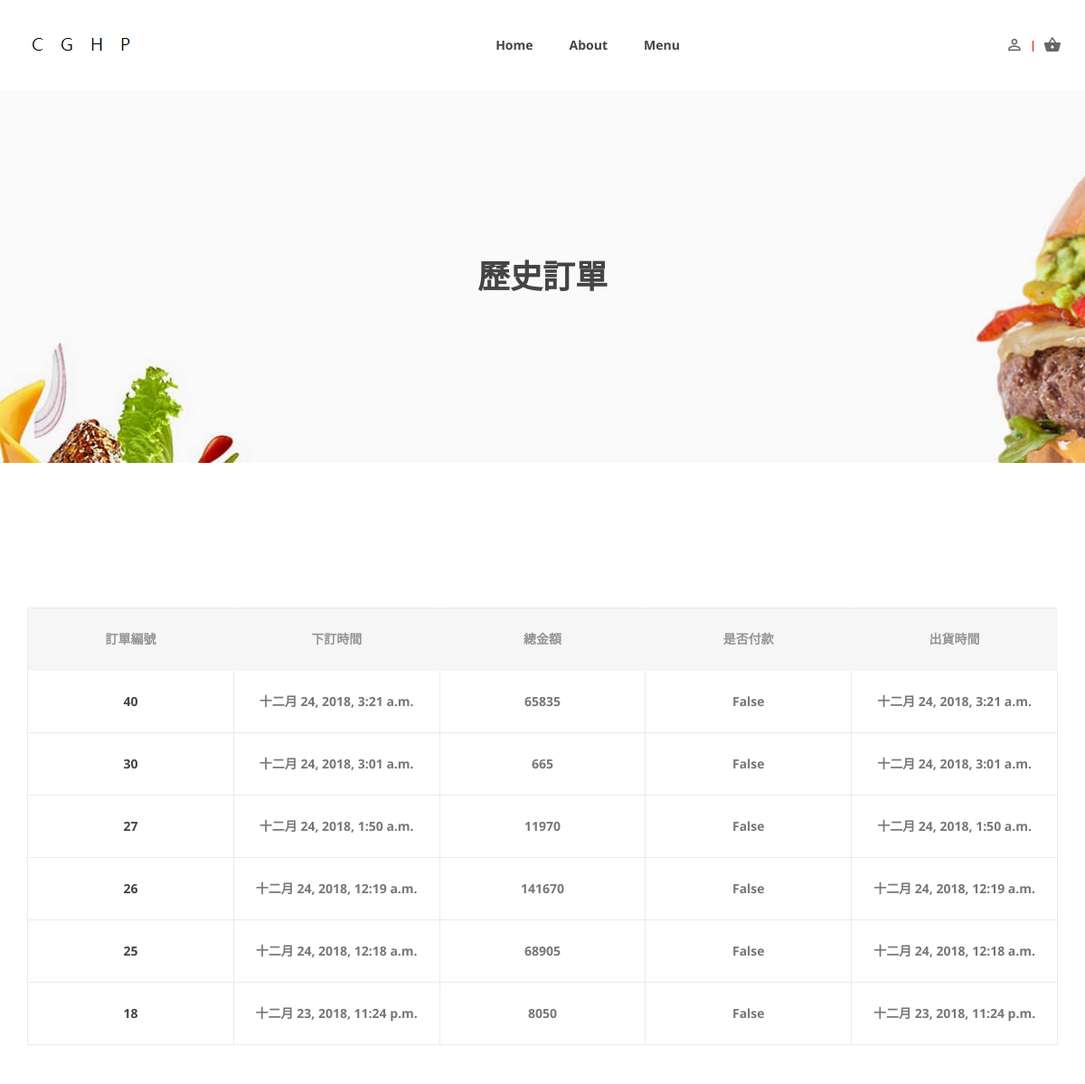
The page /order/orderHistory/ (signed in, upper part) on the database as committed earlier.
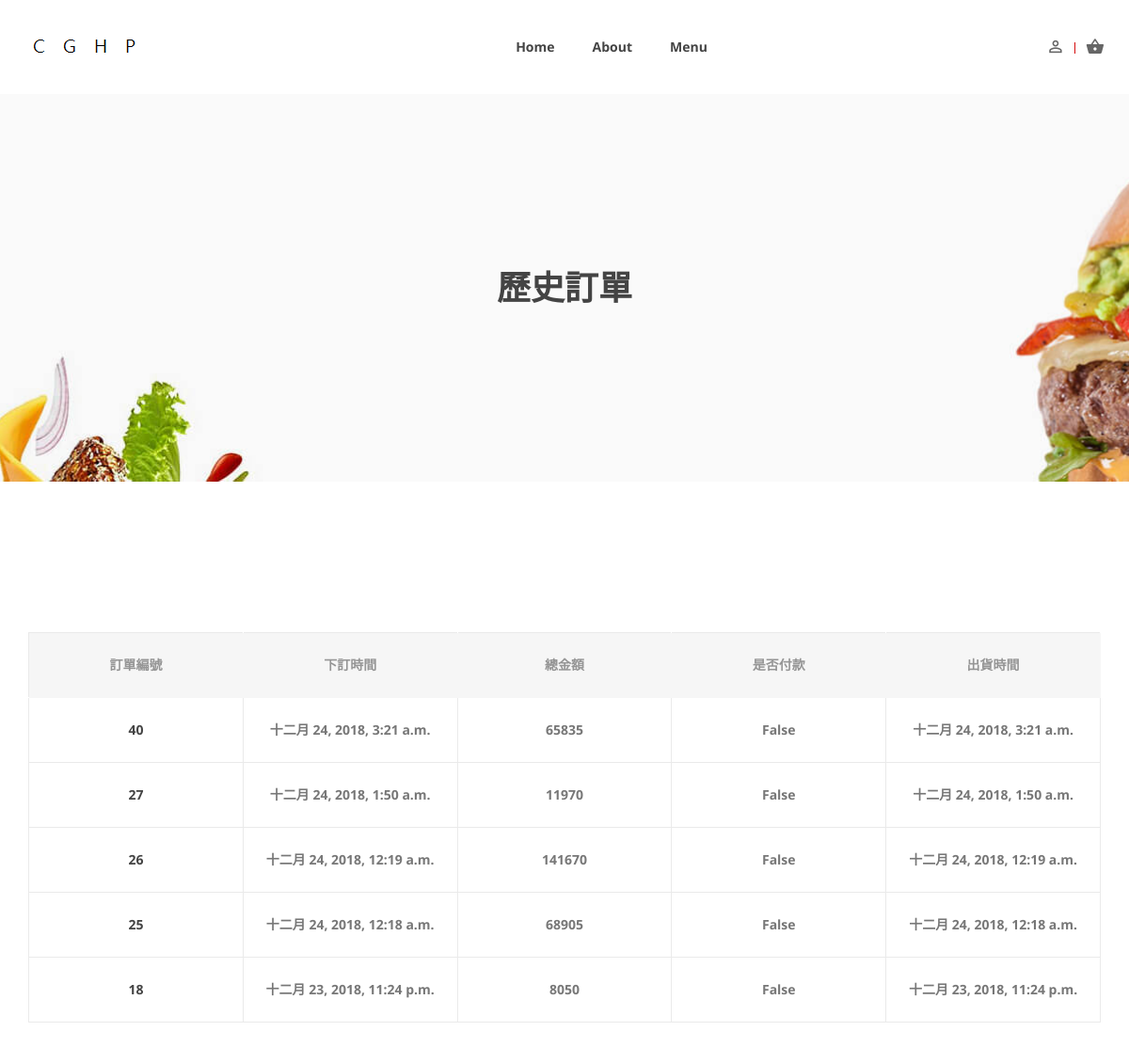
The same page on the database as committed later.
### SOS/models.py (models this page shows, shortened)
class Order(models.Model):
    order_no = models.AutoField(
        verbose_name='訂單編號', null=False, primary_key=True)
    member_id = models.ForeignKey(
        Member, verbose_name='會員編號', on_delete=models.CASCADE, null=False) # 哪一個 會員 產生的訂單
    ordered_date = models.DateTimeField(
        verbose_name='訂單產生時間', auto_now_add=True, null=False)
    updated = models.DateTimeField(auto_now=True)
    paid = models.BooleanField(default=False) # 若為 true 代表 尚未出貨
    shipped_date = models.DateTimeField(
        verbose_name='實際出貨時間', default=timezone.now)
    isFreeShipping = models.BooleanField(default=False, verbose_name='是否免運', editable=False)
    discountRate = models.DecimalField(
        max_digits=3, decimal_places=2, default=1, null=False, verbose_name='折扣',editable=False)
    class Meta:
        ordering = ['-ordered_date',]
    def get_total_cost(self):
        return sum(item.get_cost() for item in self.items.all())

class OrderItem(models.Model):
    order = models.ForeignKey(Order, related_name='items', on_delete=models.CASCADE)
    pizza = models.ForeignKey(Pizza, related_name='order_items', on_delete=models.CASCADE)
    price = models.DecimalField(max_digits=10, decimal_places=0)
    quantity = models.PositiveIntegerField(default=1)
    def get_cost(self):
        return self.price * self.quantity

### SOS/views.py (the view)
# urls.py: path('orderHistory/', order_history, name='order_history'),
def order_history(request):
    member = Member.objects.get(user_id=request.user)
    result = []
    for order in Order.objects.all():
        if order.member_id == member:
            result.append(order)
    return render(request, 'order_history.html', locals())

### SCS/context_processors.py (called while the page is built)
def cart(request):
    return {'cart': Cart(request)}

### templates/order_history.html (shortened to what this page needs)
{% extends 'base.html' %}
{% load static %}
{% load starsCount %}
{% block content %}
<div class="ht__bradcaump__area bg-image--18">
  <div class="ht__bradcaump__wrap d-flex align-items-center">
    <div class="container">
      <div class="row">
        <div class="col-lg-12 col-md-12 col-sm-12">
          <div class="bradcaump__inner text-center">
            <h2 class="bradcaump-title">歷史訂單</h2>
          </div>
        </div>
      </div>
    </div>
  </div>
</div>
<section class="food__menu__grid__area section-padding--lg">
  <div class="container">
    <div class="row mt--30">
      <div class="col-lg-12">
        <div class="fd__tab__content tab-content" id="nav-tabContent">
          <div class="row">
            <div class="col-md-12 col-sm-12 ol-lg-12">
              <div class="table-content table-responsive">
                <div class="col-lg-12 col-md-12 ">
                  <table class="cart">
                    <thead>
                      <tr class="title-top">
                        <th class="product-subtotal">訂單編號</th>
                        <th class="product-subtotal">下訂時間</th>
                        <th class="product-subtotal">總金額</th>
                        <th class="product-subtotal">是否付款</th>
                        <th class="product-subtotal">出貨時間</th>
                      </tr>
                    </thead>
                    <tbody>
                      {% for search_order in result %}
                      <tr>
                        <td class="product-subtotal"><a href="{% url 'order_detail' search_order.order_no %}">{{ search_order.order_no }}</a></td>
                        <td class="product-subtotal">{{ search_order.ordered_date }}</td>
                        <td class="product-subtotal">{{ search_order.get_total_cost }}</td>
                        <td class="product-subtotal">{{ search_order.paid }}</td>
                        <td class="product-subtotal">{{ search_order.shipped_date }}</td>
                      </tr>
                      {% empty %}
                      <h1>您還沒有購買過本商店的產品！</h1>
                      {% endfor %}
                    </tbody>
                  </table>
                </div>
              </div>
            </div>
          </div>
        </div>
      </div>
    </div>
  </div>
</section>
{% endblock %}

Rows that differ between the two databases and show on the page:
removed Order: order_no "30", ordered_date "十二月 24, 2018, 3:01 a.m.", get_total_cost "665", paid "False", shipped_date "十二月 24, 2018, 3:01 a.m."
